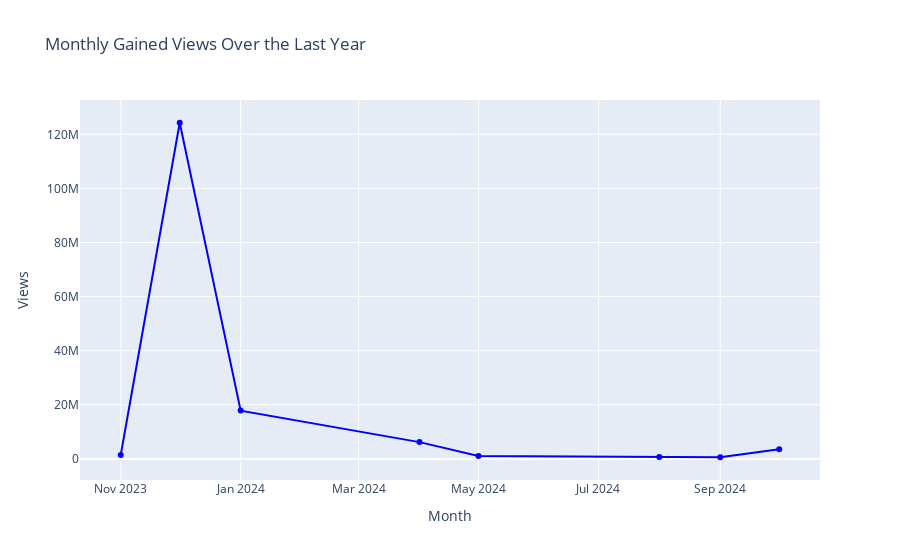
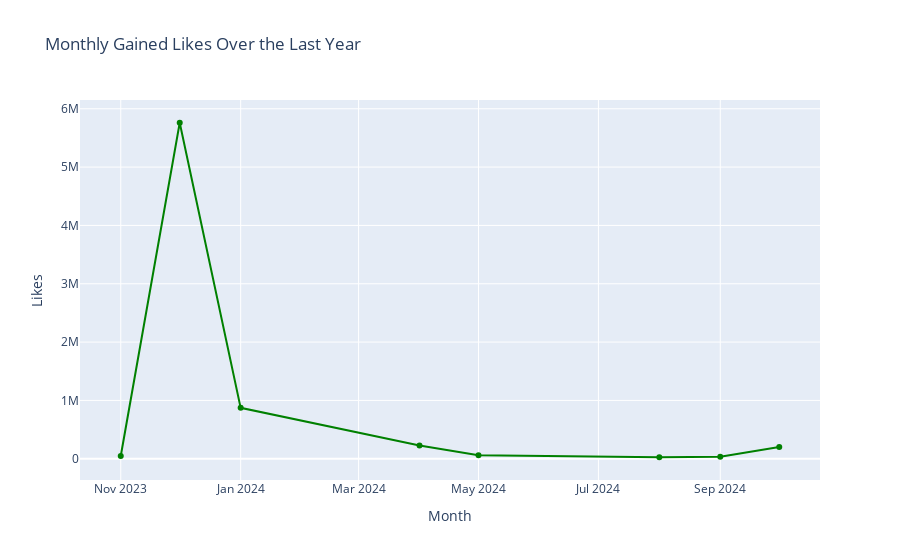

The code cell stored with these charts, in order, in its notebook:
### Code cell
# Gained Views and likes over a month

import pandas as pd
import plotly.graph_objects as go

def plot_monthly_gains_with_interactivity(df):
    
    df['published_date'] = pd.to_datetime(df['published_date'])

    last_year = df['published_date'].max() - pd.DateOffset(years=1)
    df_last_year = df[df['published_date'] >= last_year].copy()

    df_last_year['month'] = df_last_year['published_date'].dt.to_period('M')  # Get month in YYYY-MM format
    monthly_stats = df_last_year.groupby('month').agg({'views': 'sum', 'likes': 'sum'}).reset_index()

    # Plot 1: Monthly Views
    fig_views = go.Figure()

    fig_views.add_trace(go.Scatter(
        x=monthly_stats['month'].astype(str),
        y=monthly_stats['views'],
        mode='markers+lines',
        name='Monthly Views',
        marker=dict(color='blue'),
        hovertemplate='Month: %{x}<br>Views: %{y}<extra></extra>'  # Only show views
    ))

    fig_views.update_layout(
        title='Monthly Gained Views Over the Last Year',
        xaxis_title='Month',
        yaxis_title='Views',
        hovermode='closest',
    )

    fig_views.show()

    # Plot 2: Monthly Likes
    fig_likes = go.Figure()

    fig_likes.add_trace(go.Scatter(
        x=monthly_stats['month'].astype(str),
        y=monthly_stats['likes'],
        mode='markers+lines',
        name='Monthly Likes',
        marker=dict(color='green'),
        hovertemplate='Month: %{x}<br>Likes: %{y}<extra></extra>'  # Only show likes
    ))

    fig_likes.update_layout(
        title='Monthly Gained Likes Over the Last Year',
        xaxis_title='Month',
        yaxis_title='Likes',
        hovermode='closest',
    )

    fig_likes.show()


plot_monthly_gains_with_interactivity(video_data)

### Figure 1 — Plotly figure (JSON) as saved in the notebook; plotly's stock layout.template omitted (floating-point values rounded to 4 significant figures)
{"data": [{"hovertemplate": "Month: %{x}<br>Views: %{y}<extra></extra>", "marker": {"color": "blue"}, "mode": "markers+lines", "name": "Monthly Views", "type": "scatter", "x": ["2023-11", "2023-12", "2024-01", "2024-04", "2024-05", "2024-08", "2024-09", "2024-10"], "y": [1471684, 124275953, 17855273, 6211339, 1093201, 671333, 615084, 3607471]}], "layout": {"hovermode": "closest", "title": {"text": "Monthly Gained Views Over the Last Year"}, "xaxis": {"title": {"text": "Month"}}, "yaxis": {"title": {"text": "Views"}}}}

### Figure 2 — Plotly figure (JSON) as saved in the notebook; plotly's stock layout.template omitted (floating-point values rounded to 4 significant figures)
{"data": [{"hovertemplate": "Month: %{x}<br>Likes: %{y}<extra></extra>", "marker": {"color": "green"}, "mode": "markers+lines", "name": "Monthly Likes", "type": "scatter", "x": ["2023-11", "2023-12", "2024-01", "2024-04", "2024-05", "2024-08", "2024-09", "2024-10"], "y": [47679, 5759959, 872900, 227973, 61221, 25899, 34284, 200834]}], "layout": {"hovermode": "closest", "title": {"text": "Monthly Gained Likes Over the Last Year"}, "xaxis": {"title": {"text": "Month"}}, "yaxis": {"title": {"text": "Likes"}}}}
